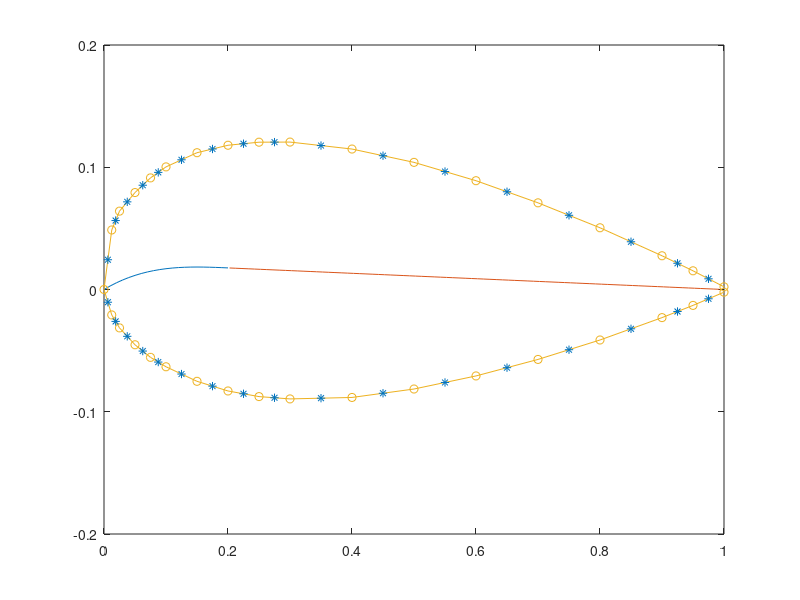

This chart was generated by the following MATLAB code: (Note: this script raises an error after producing the figure.)
%% 计算J值
% 从txt文件中读取x，y
clc
a = load("NACA23021.dat")
x = a(:,1)
y = a(:,2)
x_control = []
y_control = []
Q = []
for i = 1:1:length(x)-1
    x_control(end + 1)=(x(i)+x(i+1))/2;
    y_control(end + 1)=(y(i)+y(i+1))/2;
    Q(end +1) = atan2(y_control(i),x_control(i))-pi/2;
end

k1 = 15.957;
m = 0.2025;
x1 = [0:0.01:m];
x2 = [m:0.01:1];
y1 = k1/6*(x1.^3-3*m*x1.^2+m^2*(3-m)*x1);
y2 = k1*m^3/6*(1-x2);

plot(x1,y1)
hold on 
plot(x2,y2)
hold on 
plot(x,y,'-o')
axis([0 1 -0.2 0.2])
hold on 
scatter(x_control,y_control,'red','*')
hold off

%% 将之前的source_panel的方法进行移植
clc
syms s
Ans = [];
V_num = [];
a = 34;
sum = 0;
All_Metric = zeros(a);
for i = 1:1:a
    for j = 1:1:a
        A = -( x_control(i)-x(j) )*cos(Q(j))-(y_control(i)-y(j))*sin(Q(j));
        B = ( x_control(i)-x(j) )^2 + (y_control(i) - y(j))^2;
        C = 1;
        D = (x_control(i)-x(j))*cos(Q(i))+(y_control(i)-y(j))*sin(Q(i));
        E = (B-A^2)^0.5;
        sj = ((x(j+1)-x(j))^2 +(y(j+1)-y(j))^2 )^0.5;
        I = (C*s+D)/(s^2 + 2*A*s+B);   
        IS = int(I,s,0,sj);
        vpa(IS,5);
        Ans(end + 1) = IS;
        All_Metric(i,j) = Ans(end);
    end
    i
    Ans
    Ans = [];
end 
%% 结果计算
All_Metric
V_num = [];

save afile.txt -ascii All_Metric;
Result = -inv(All_Metric)*cos(Q(1:1:a))'%再次简化
for i = 1:1:a
    for j = 1:1:a
        sum = sum + Result(j)*All_Metric(i,j);
    end
    V_num(end+1) = sum + sin(Q(i));
    sum = 0;
end 
length(Q(1:1:a))
length(V_num)
cp = 1-(V_num).^2;
scatter(Q(1:1:a),cp)